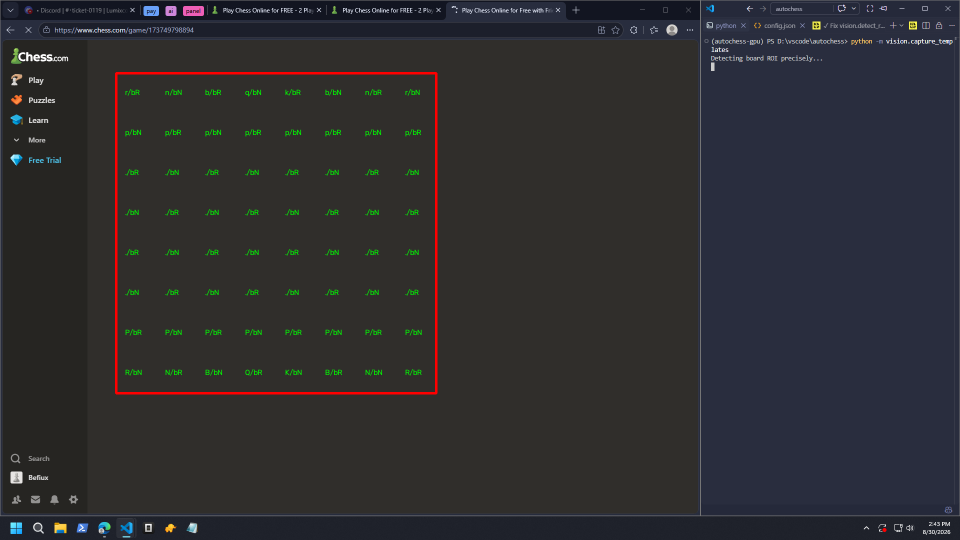
#> input picture vision/debug_board.png, 1920 x 1080 px (shown at 1/2 size)
$ python -i detect_roi.py   (imports and definitions only)
#> lines starting #> are read from the running program, lines starting #| are printed output that depends on the picture; after the words box and inside, x2 and y2 are one past the last pixel; in counts of white or black regions, pixels touching at a corner belong together
#> further down, picture is the input picture: shape (1080, 1920, 3); mean B, G, R 48.6, 45.8, 46.3
import os
import sys
import cv2
import numpy as np

BASE_DIR = os.path.dirname(os.path.dirname(os.path.abspath(__file__)))
sys.path.insert(0, BASE_DIR)

from vision.screen import grab_screenshot
from config import Config


# Checkerboard sign matrix: +1 on one color, -1 on the other.
_SIGN = np.ones((8, 8), dtype=np.float32)
_SIGN[1::2, ::2] = -1
_SIGN[::2, 1::2] = -1

# The score is the sum of 64 square means, so this corresponds to only six
# gray levels of average light/dark-square contrast. Anything weaker is much
# more likely to be repeated UI decoration than a chess board.
_MIN_BOARD_SCORE = 64.0 * 6.0


def _score_region(region: np.ndarray) -> float:
    """How strongly `region` looks like an 8x8 checkerboard.

    Resize to 8x8 (which averages each square) and correlate with the
    checkerboard sign pattern. A real board gives a large magnitude; almost
    any other image gives ~0."""
    r8 = cv2.resize(region, (8, 8), interpolation=cv2.INTER_AREA)
    if r8.ndim == 3:
        g = cv2.cvtColor(r8, cv2.COLOR_BGR2GRAY)
    else:
        g = r8
    return float(abs(np.sum(g.astype(np.float32) * _SIGN)))


# [132 lines left out: functions _roi_from_inner_corners, _roi_from_square_colors, _clip_square_roi, iou, not called in this run]


def _scan(img, bx, by, w, h, smin, smax, step):
    """Scans the search space for the best square region.
    bx, by: top-left corner of the search box.
    w, h: width and height of the search box.
    smin, smax: minimum and maximum square to search.
    step: how much to skip between sizes.
    """
    best = None
    best_score = -1.0

    # This loop tries all square sizes from smin to smax to find the best square region.
    # min(w, h) = 1080 on a 1920x1080 screen = the largest square that fits.
    # min(smax, 1080) takes the smaller of the two, so if smax=512, the cap becomes 512.
    # So e.g. range(smin, 512 + 1, step).
    for size in range(smin, min(smax, min(w, h)) + 1, step):
        for y in range(by, by + h - size + 1, step):
            for x in range(bx, bx + w - size + 1, step):
                region = img[y:y + size, x:x + size]
                s = _score_region(region)
                if s > best_score:
                    best_score = s
                    best = (x, y, size)
    return best, best_score


# [88 lines left out: functions _smooth, _cluster, _peaks, _find_edges, not called in this run]


def detect_board_roi(img: np.ndarray):
    """Find the 8x8 chess board in `img`.

    Coarse checkerboard scan locates the board's *size and rough center*, then a
    grid-line projection pins the exact *position* (the 9 evenly spaced square
    lines), which is robust to the board being shifted by whole squares.

    Returns (roi, score)."""

    if img is None or img.size == 0:
        raise ValueError("Cannot detect a board in an empty image")

    # we downscale the image so _scan() runs faster while keeping the board detectable.
    h, w = img.shape[:2] # img.shape is (height, width, channels). [:2] grabs (height, width).
#> h = 1080; w = 1920
    scale = 560.0 / w # scale factor to resize the image to a width of 560 pixels while maintaining aspect ratio.
#> scale = 0.292
    small_img = cv2.resize(img, (560, int(h * scale))) # downscale the image.
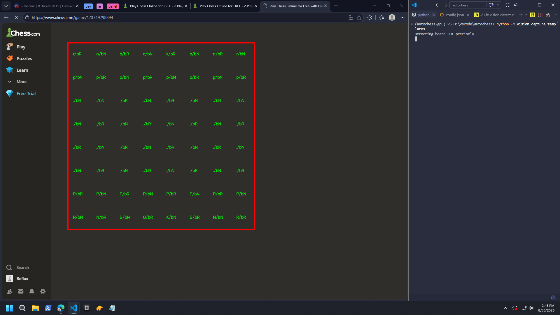
#> small_img: shape (315, 560, 3); mean B, G, R 48.4, 45.5, 45.8
    sh, sw = small_img.shape[:2]
#> sh = 315; sw = 560

    result, score = _scan(small_img, 0, 0, sw, sh, 120, min(sw, sh), 8)
#> after the loop in _scan, `for size in range(smin, min(smax, min(w, h)) + 1, step):`:
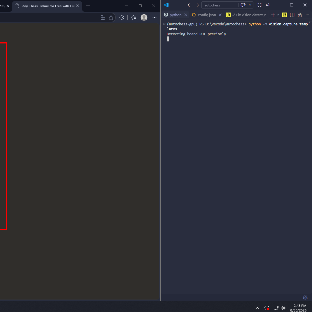
#> region: shape (312, 312, 3); mean B, G, R 52.9, 45.5, 44.8
#> after the loop in _scan, `for size in range(smin, min(smax, min(w, h)) + 1, step):`: best = (16, 24, 128); best_score = 54
#> result = (16, 24, 128); score = 54

    if result is None or score < _MIN_BOARD_SCORE:
#> (the run stopped early here; a loop or call above may not have finished)
